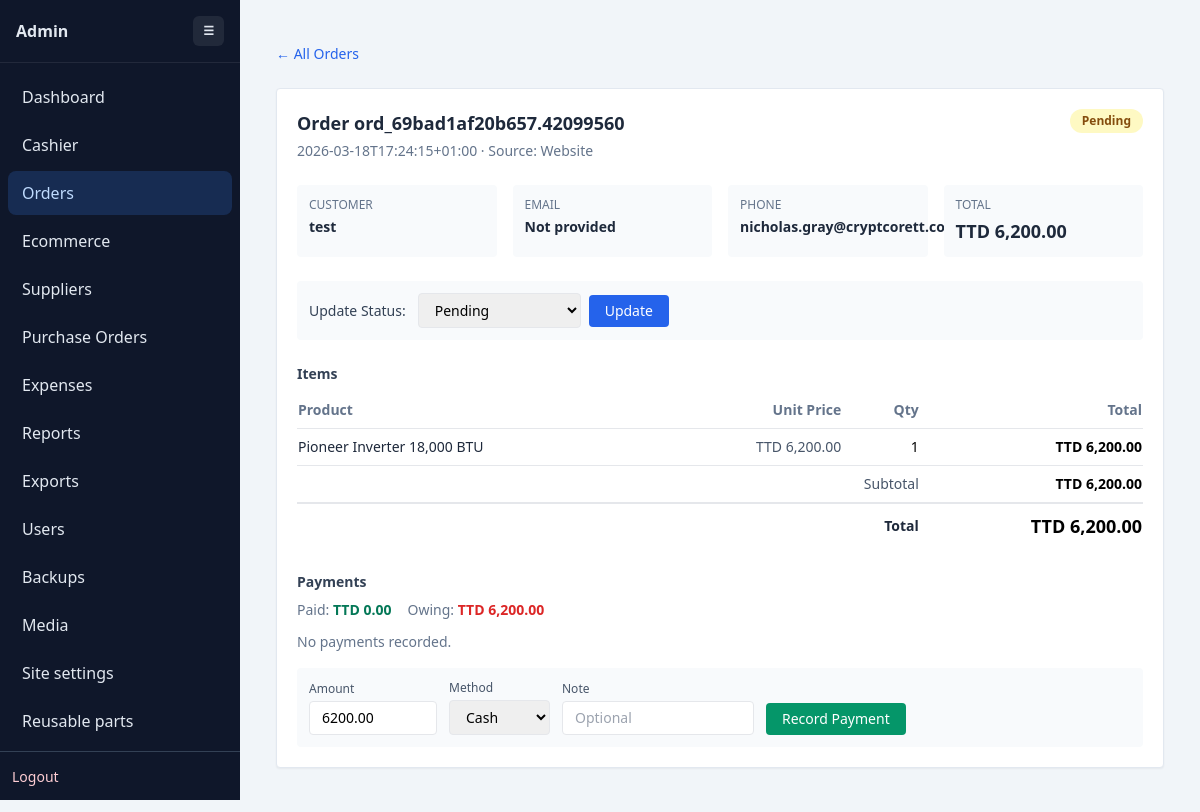
Screenshot of /orders.php?view=ord_69bad1af20b657.42099560 (signed in) with the database file from the repository.
### tables this page shows
CREATE TABLE orders (
        id TEXT PRIMARY KEY,
        source TEXT NOT NULL DEFAULT "pos",
        status TEXT NOT NULL DEFAULT "pending",
        subtotal_cents INTEGER NOT NULL DEFAULT 0,
        tax_cents INTEGER NOT NULL DEFAULT 0,
        discount_cents INTEGER NOT NULL DEFAULT 0,
        total_cents INTEGER NOT NULL DEFAULT 0,
        customer_name TEXT,
        customer_contact TEXT,
        created_at TEXT,
        completed_at TEXT
    , customer_email TEXT);

CREATE TABLE order_items (
        id TEXT PRIMARY KEY,
        order_id TEXT NOT NULL,
        product_id TEXT NOT NULL,
        quantity INTEGER NOT NULL,
        unit_price_cents INTEGER NOT NULL,
        total_cents INTEGER NOT NULL
    );

CREATE TABLE products (
        id TEXT PRIMARY KEY,
        name TEXT NOT NULL,
        slug TEXT NOT NULL UNIQUE,
        description TEXT,
        price_cents INTEGER NOT NULL DEFAULT 0,
        currency TEXT NOT NULL DEFAULT "USD",
        sku TEXT UNIQUE,
        category_id TEXT,
        subcategory_id TEXT,
        stock INTEGER NOT NULL DEFAULT 0,
        status TEXT NOT NULL DEFAULT "active",
        image_id TEXT,
        created_at TEXT,
        updated_at TEXT
    , primary_image_url TEXT, gallery_images TEXT, show_price INTEGER NOT NULL DEFAULT 1);

### config.php (called while the page is built, shortened)
<?php
function get_db(): PDO
{
    static $db = null;
    if ($db instanceof PDO) {
        return $db;
    }
    try {
        $db = new PDO('sqlite:' . DB_FILE);
        $db->setAttribute(PDO::ATTR_ERRMODE, PDO::ERRMODE_EXCEPTION);
        $db->setAttribute(PDO::ATTR_DEFAULT_FETCH_MODE, PDO::FETCH_ASSOC);
    } catch (PDOException $e) {
        die('Database connection failed: ' . htmlspecialchars($e->getMessage(), ENT_QUOTES, 'UTF-8'));
    }
    return $db;
}
function load_orders(array $filters = []): array
{
    $db = get_db();
    $where = [];
    $params = [];
    $sql = 'SELECT o.*, (SELECT SUM(p.amount_cents) FROM payments p WHERE p.order_id = o.id) AS paid_cents FROM orders o';
    $sql .= ' ORDER BY o.created_at DESC';
    $stmt = $db->prepare($sql);
    $stmt->execute($params);
    return $stmt->fetchAll(PDO::FETCH_ASSOC) ?: [];
}
function find_order(string $id): ?array
{
    $db = get_db();
    $stmt = $db->prepare('SELECT o.*, (SELECT SUM(p.amount_cents) FROM payments p WHERE p.order_id = o.id) AS paid_cents FROM orders o WHERE o.id = :id LIMIT 1');
    $stmt->execute([':id' => $id]);
    $row = $stmt->fetch(PDO::FETCH_ASSOC);
    return $row ?: null;
}
function load_order_items(string $orderId): array
{
    $db = get_db();
    $stmt = $db->prepare('SELECT oi.*, pr.name AS product_name, pr.slug AS product_slug FROM order_items oi LEFT JOIN products pr ON pr.id = oi.product_id WHERE oi.order_id = :oid ORDER BY oi.id');
    $stmt->execute([':oid' => $orderId]);
    return $stmt->fetchAll(PDO::FETCH_ASSOC) ?: [];
}

### auth.php (called while the page is built, shortened)
<?php
require __DIR__ . '/config.php';
function normalize_role(string $role): string
{
    $map = [
        'mid' => 'editor',
        'offlane' => 'editor',
        'carry' => 'cashier',
        'support' => 'admin',
        'soft support' => 'editor',
    ];
    $key = strtolower(trim($role));
    return $map[$key] ?? $role;
}

### orders.php (the view, shortened to what this page needs)
<?php
require __DIR__ . '/auth.php';
require __DIR__ . '/admin_nav.php';
function order_money(int $cents): string
{
    return 'TTD ' . number_format($cents / 100, 2);
}
$statusColors = [
    'pending'   => 'bg-yellow-100 text-yellow-800',
    'payment'   => 'bg-orange-100 text-orange-800',
    'paid'      => 'bg-blue-100 text-blue-800',
    'delivered' => 'bg-indigo-100 text-indigo-800',
    'installed' => 'bg-purple-100 text-purple-800',
    'completed' => 'bg-emerald-100 text-emerald-800',
    'cancelled' => 'bg-slate-100 text-slate-600',
];
$viewId = $_GET['view'] ?? '';
$viewOrder = null;
$viewItems = [];
$viewPayments = [];
if ($viewId !== '') {
    $viewOrder = find_order($viewId);
    if ($viewOrder) {
        $viewItems = load_order_items($viewId);
        $viewPayments = load_order_payments($viewId);
    }
}
$allOrders = load_orders();
?>
<!DOCTYPE html>
<html lang="en">
<head>
    <script src="https://cdn.tailwindcss.com"></script>
</head>
<body class="bg-slate-100 min-h-screen">
<main class="max-w-6xl mx-auto px-4 py-6 space-y-6">
<?php if ($viewOrder): ?>
    <div class="flex items-center gap-3 mb-2">
        <a href="orders.php" class="text-sm text-blue-600 hover:underline">&larr; All Orders</a>
    </div>
    <section class="bg-white rounded shadow-sm border border-slate-200 p-5">
        <div class="flex items-start justify-between flex-wrap gap-4 mb-6">
            <div>
                <h2 class="text-lg font-bold text-slate-800">Order <?php echo htmlspecialchars($viewOrder['id'], ENT_QUOTES, 'UTF-8'); ?></h2>
                <p class="text-sm text-slate-500 mt-1">
                    <?php echo htmlspecialchars($viewOrder['created_at'], ENT_QUOTES, 'UTF-8'); ?>
                    &middot; Source: <span class="font-medium"><?php echo $viewOrder['source'] === 'storefront' ? 'Website' : 'POS'; ?></span>
                </p>
            </div>
            <span class="inline-flex px-3 py-1 rounded-full text-xs font-semibold <?php echo $statusColors[$viewOrder['status']] ?? 'bg-slate-100 text-slate-600'; ?>">
                <?php echo htmlspecialchars(ORDER_STATUSES[$viewOrder['status']] ?? $viewOrder['status'], ENT_QUOTES, 'UTF-8'); ?>
            </span>
        </div>
        <div class="grid md:grid-cols-4 gap-4 mb-6 text-sm">
            <div class="bg-slate-50 rounded p-3">
                <div class="text-slate-500 text-xs font-medium mb-1">CUSTOMER</div>
                <div class="font-semibold text-slate-800"><?php echo htmlspecialchars($viewOrder['customer_name'] ?: 'Not provided', ENT_QUOTES, 'UTF-8'); ?></div>
            </div>
            <div class="bg-slate-50 rounded p-3">
                <div class="text-slate-500 text-xs font-medium mb-1">EMAIL</div>
                <div class="font-semibold text-slate-800"><?php echo htmlspecialchars($viewOrder['customer_email'] ?: 'Not provided', ENT_QUOTES, 'UTF-8'); ?></div>
            </div>
            <div class="bg-slate-50 rounded p-3">
                <div class="text-slate-500 text-xs font-medium mb-1">PHONE</div>
                <div class="font-semibold text-slate-800"><?php echo htmlspecialchars($viewOrder['customer_contact'] ?: 'Not provided', ENT_QUOTES, 'UTF-8'); ?></div>
            </div>
            <div class="bg-slate-50 rounded p-3">
                <div class="text-slate-500 text-xs font-medium mb-1">TOTAL</div>
                <div class="font-bold text-slate-800 text-lg"><?php echo order_money((int)$viewOrder['total_cents']); ?></div>
            </div>
        </div>
        <div class="flex items-center gap-3 mb-6 p-3 bg-slate-50 rounded">
            <span class="text-sm font-medium text-slate-700">Update Status:</span>
            <form method="post" class="flex items-center gap-2">
                <select name="status" class="border rounded px-3 py-1.5 text-sm">
                    <?php foreach (ORDER_STATUSES as $key => $label): ?>
                        <option value="<?php echo $key; ?>" <?php echo $viewOrder['status'] === $key ? 'selected' : ''; ?>><?php echo htmlspecialchars($label, ENT_QUOTES, 'UTF-8'); ?></option>
                    <?php endforeach; ?>
                </select>
                <button type="submit" class="px-4 py-1.5 rounded bg-blue-600 hover:bg-blue-700 text-white text-sm font-medium">Update</button>
            </form>
        </div>
        <h3 class="text-sm font-semibold text-slate-700 mb-2">Items</h3>
        <div class="overflow-x-auto mb-6">
            <table class="min-w-full text-sm">
                <thead>
                <tr class="text-left text-slate-500 border-b">
                    <th class="py-2 pr-4">Product</th>
                    <th class="py-2 pr-4 text-right">Unit Price</th>
                    <th class="py-2 pr-4 text-right">Qty</th>
                    <th class="py-2 text-right">Total</th>
                </tr>
                </thead>
                <tbody>
                <?php foreach ($viewItems as $item): ?>
                    <tr class="border-b last:border-0">
                        <td class="py-2 pr-4 font-medium text-slate-800"><?php echo htmlspecialchars($item['product_name'] ?? $item['product_id'], ENT_QUOTES, 'UTF-8'); ?></td>
                        <td class="py-2 pr-4 text-right text-slate-600"><?php echo order_money((int)$item['unit_price_cents']); ?></td>
                        <td class="py-2 pr-4 text-right"><?php echo (int)$item['quantity']; ?></td>
                        <td class="py-2 text-right font-semibold"><?php echo order_money((int)$item['total_cents']); ?></td>
                    </tr>
                <?php endforeach; ?>
                </tbody>
                <tfoot>
                <tr class="border-t">
                    <td colspan="3" class="py-2 pr-4 text-right font-medium text-slate-600">Subtotal</td>
                    <td class="py-2 text-right font-semibold"><?php echo order_money((int)$viewOrder['subtotal_cents']); ?></td>
                </tr>
                <tr class="border-t-2">
                    <td colspan="3" class="py-2 pr-4 text-right font-bold text-slate-800">Total</td>
                    <td class="py-2 text-right font-bold text-lg"><?php echo order_money((int)$viewOrder['total_cents']); ?></td>
                </tr>
                </tfoot>
            </table>
        </div>
        <h3 class="text-sm font-semibold text-slate-700 mb-2">Payments</h3>
        <?php
        $paidTotal = (int)($viewOrder['paid_cents'] ?? 0);
        $owing = (int)$viewOrder['total_cents'] - $paidTotal;
        ?>
        <div class="flex gap-4 mb-3 text-sm">
            <span class="text-slate-500">Paid: <strong class="text-emerald-700"><?php echo order_money($paidTotal); ?></strong></span>
            <?php if ($owing > 0): ?>
                <span class="text-slate-500">Owing: <strong class="text-red-600"><?php echo order_money($owing); ?></strong></span>
            <?php endif; ?>
        </div>
        <?php if (!empty($viewPayments)): ?>
            <div class="overflow-x-auto mb-4">
                <table class="min-w-full text-sm">
                    <thead>
                    <tr class="text-left text-slate-500 border-b">
                        <th class="py-2 pr-4">Date</th>
                        <th class="py-2 pr-4">Method</th>
                        <th class="py-2 pr-4 text-right">Amount</th>
                        <th class="py-2 pr-4">By</th>
                        <th class="py-2">Note</th>
                    </tr>
                    </thead>
                    <tbody>
                    <?php foreach ($viewPayments as $pay): ?>
                        <tr class="border-b last:border-0">
                            <td class="py-2 pr-4 text-slate-600"><?php echo htmlspecialchars(substr($pay['received_at'], 0, 19), ENT_QUOTES, 'UTF-8'); ?></td>
                            <td class="py-2 pr-4 capitalize"><?php echo htmlspecialchars($pay['method'], ENT_QUOTES, 'UTF-8'); ?></td>
                            <td class="py-2 pr-4 text-right font-semibold"><?php echo order_money((int)$pay['amount_cents']); ?></td>
                            <td class="py-2 pr-4 text-slate-600"><?php echo htmlspecialchars($pay['received_by'] ?? '-', ENT_QUOTES, 'UTF-8'); ?></td>
                            <td class="py-2 text-slate-500"><?php echo htmlspecialchars($pay['note'] ?? '-', ENT_QUOTES, 'UTF-8'); ?></td>
                        </tr>
                    <?php endforeach; ?>
                    </tbody>
                </table>
            </div>
        <?php else: ?>
            <p class="text-sm text-slate-500 mb-4">No payments recorded.</p>
        <?php endif; ?>
        <?php if ($owing > 0 && $viewOrder['status'] !== 'cancelled'): ?>
        <form method="post" class="flex flex-wrap items-end gap-3 p-3 bg-slate-50 rounded">
            <div>
                <label class="block text-xs font-medium text-slate-600 mb-1">Amount</label>
                <input type="number" step="0.01" min="0.01" name="amount" value="<?php echo number_format($owing / 100, 2, '.', ''); ?>" class="border rounded px-3 py-1.5 text-sm w-32" required>
            </div>
            <div>
                <label class="block text-xs font-medium text-slate-600 mb-1">Method</label>
                <select name="method" class="border rounded px-3 py-1.5 text-sm">
                    <option value="cash">Cash</option>
                </select>
            </div>
            <div>
                <label class="block text-xs font-medium text-slate-600 mb-1">Note</label>
                <input type="text" name="note" class="border rounded px-3 py-1.5 text-sm w-48" placeholder="Optional">
            </div>
            <button type="submit" class="px-4 py-1.5 rounded bg-emerald-600 hover:bg-emerald-700 text-white text-sm font-medium">Record Payment</button>
        </form>
        <?php endif; ?>
    </section>
<?php endif; ?>
</main>
</body>
</html>

### rows the page displays
orders: id "ord_69bad1af20b657.42099560", created_at "2026-03-18T17:24:15+01:00", status "Pending", customer_name "test", customer_email "Not provided", customer_contact "nicholas.gray@cryptcorett.com", total_cents "TTD 6,200.00", subtotal_cents "TTD 6,200.00"
order_items: product.name "Pioneer Inverter 18,000 BTU", unit_price_cents "TTD 6,200.00", quantity "1", total_cents "TTD 6,200.00"

### other values shown
$item['label'] "Dashboard"
$item['label'] "Cashier"
$item['label'] "Orders"
$item['label'] "Ecommerce"
$item['label'] "Suppliers"
$item['label'] "Purchase Orders"
$item['label'] "Expenses"
$item['label'] "Reports"
$item['label'] "Exports"
$item['label'] "Users"
$item['label'] "Backups"
$item['label'] "Media"
$item['label'] "Site settings"
$item['label'] "Reusable parts"
order_money($paidTotal) "TTD 0.00"
